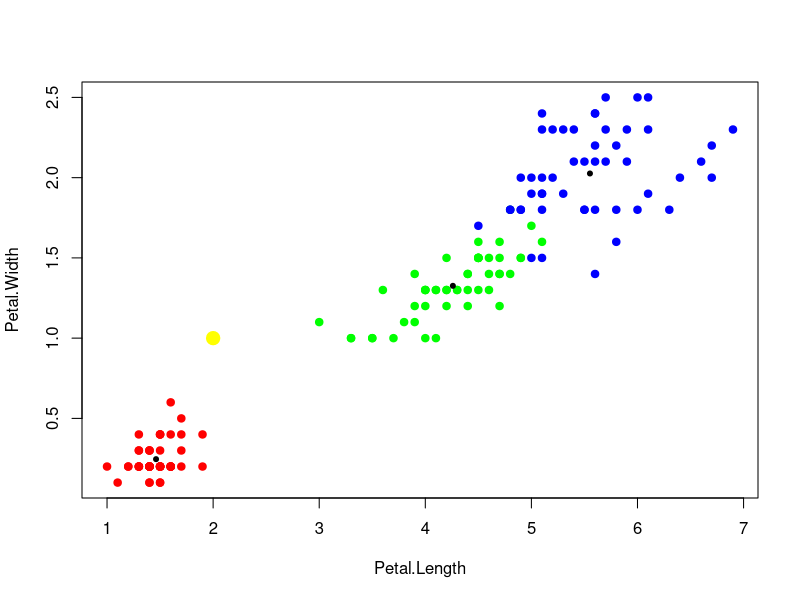

Source code (R):
v <- iris[, 3:4]

p <- c(3, 1)


avg <- function(x)
  
{
  sum(x) / length(x)
  
}


colors <-
  c("setosa" = "red",
    "versicolor" = "green",
    "virginica" = "blue")
ax <- avg(iris[iris$Species == "setosa", 3])

ay <- avg(iris[iris$Species == "setosa", 4])

bx <- avg(iris[iris$Species == "versicolor", 3])

by <- avg(iris[iris$Species == "versicolor", 4])

cx <- avg(iris[iris$Species == "virginica", 3])

cy <- avg(iris[iris$Species == "virginica", 4])


plot(iris[, 3:4],
     pch = 21,
     bg = colors[iris$Species],
     col = colors[iris$Species])

points(ax, ay, pch = 20, col = "black")

points(bx, by, pch = 20, col = "black")

points(cx, cy, pch = 20, col = "black")

points(p, pch = 20, col = "yellow", lwd = 9)

dist <- function(u, v)
  
{
  sqrt(sum((u - v) ^ 2))
  
}

a <- dist(c(ax, ay), p)

b <- dist(c(bx, by), p)

c <- dist(c(cx, cy), p)

min(c(a, b, c))
